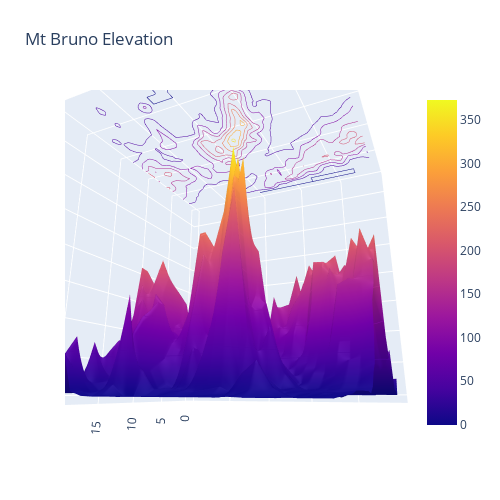

Here is the notebook cell this chart was saved with:
### Code cell
# Create a Figure with a Surface plot using the elevation data
fig = go.Figure(data=[go.Surface(z=z_data.values)])

# Update the surface trace with contour lines on the z-axis
fig.update_traces(
    contours_z=dict(
        show=True,          # Display the contour lines
        usecolormap=True,   # Use the surface's colormap for the contours
        highlightcolor="limegreen",  # Set the highlight color for contours
        project_z=True      # Project the contours onto the z-plane
    )
)

# Update the layout of the figure:
fig.update_layout(
    title=dict(text='Mt Bruno Elevation'),  # Set the plot title
    autosize=False,                           # Disable automatic sizing
    scene=dict(
        # Custom axis labels
        xaxis=dict(title='X Coordinate'),
        yaxis=dict(title='Y Coordinate'),
        zaxis=dict(title='Elevation (m)'),
        camera_eye=dict(x=1.87, y=0.88, z=-0.64)
    ),
    width=500,    # Set the width of the figure
    height=500,   # Set the height of the figure
    margin=dict(l=65, r=50, b=65, t=90)  # Set custom margins for the figure layout
)

# Render and display the figure
fig.show()

### Figure 1 — Plotly figure (JSON) as saved in the notebook; plotly's stock layout.template omitted (floating-point values rounded to 4 significant figures; data arrays with more than 128 entries replaced by an {"elided": "..."} marker saying what was removed)
{"data": [{"contours": {"z": {"highlightcolor": "limegreen", "project": {"z": true}, "show": true, "usecolormap": true}}, "type": "surface", "z": {"elided": "25x25 float values"}}], "layout": {"autosize": false, "height": 500, "margin": {"b": 65, "l": 65, "r": 50, "t": 90}, "scene": {"aspectmode": "auto", "aspectratio": {"x": 1, "y": 1, "z": 1}, "camera": {"center": {"x": 0, "y": 0, "z": 0}, "eye": {"x": 1.336, "y": 0.6289, "z": -0.4574}, "projection": {"type": "perspective"}, "up": {"x": 0.00353, "y": -0.007526, "z": 1.0}}, "xaxis": {"title": {"text": "X Coordinate"}}, "yaxis": {"title": {"text": "Y Coordinate"}}, "zaxis": {"title": {"text": "Elevation (m)"}, "type": "linear"}}, "title": {"text": "Mt Bruno Elevation"}, "width": 500}}
